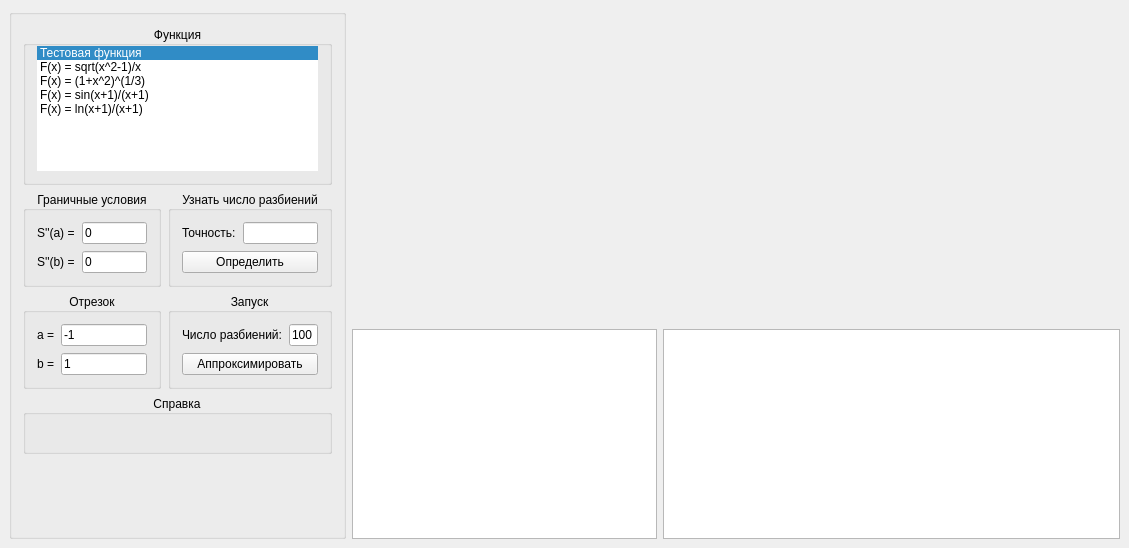
<?xml version="1.0" encoding="UTF-8"?>
<ui version="4.0">
    <class>MainWindow</class>
    <widget class="QMainWindow" name="MainWindow">
        <property name="geometry">
            <rect>
                <x>0</x>
                <y>0</y>
                <width>1129</width>
                <height>548</height>
            </rect>
        </property>
        <widget class="QWidget" name="centralwidget">
            <layout class="QHBoxLayout" name="horizontalLayout_2" stretch="10,90">
                <item>
                    <widget class="QFrame" name="horizontalFrame_2">
                        <layout class="QVBoxLayout" name="verticalLayout">
                            <property name="spacing">
                                <number>0</number>
                            </property>
                            <property name="leftMargin">
                                <number>0</number>
                            </property>
                            <property name="topMargin">
                                <number>0</number>
                            </property>
                            <property name="rightMargin">
                                <number>0</number>
                            </property>
                            <property name="bottomMargin">
                                <number>0</number>
                            </property>
                            <item>
                                <widget class="QGroupBox" name="gridGroupBox_2">
                                    <property name="sizePolicy">
                                        <sizepolicy hsizetype="Preferred" vsizetype="Preferred">
                                            <horstretch>0</horstretch>
                                            <verstretch>0</verstretch>
                                        </sizepolicy>
                                    </property>
                                    <property name="maximumSize">
                                        <size>
                                            <width>16777215</width>
                                            <height>16777215</height>
                                        </size>
                                    </property>
                                    <layout class="QGridLayout">
                                        <property name="leftMargin">
                                            <number>11</number>
                                        </property>
                                        <property name="topMargin">
                                            <number>11</number>
                                        </property>
                                        <property name="rightMargin">
                                            <number>11</number>
                                        </property>
                                        <property name="bottomMargin">
                                            <number>11</number>
                                        </property>
                                        <property name="horizontalSpacing">
                                            <number>7</number>
                                        </property>
                                        <item row="1" column="1">
                                            <widget class="QGroupBox" name="BorderGroupBox">
                                                <property name="title">
                                                    <string>Граничные условия</string>
                                                </property>
                                                <property name="alignment">
                                                    <set>Qt::AlignCenter</set>
                                                </property>
                                                <layout class="QFormLayout" name="formLayout">
                                                    <property name="horizontalSpacing">
                                                        <number>7</number>
                                                    </property>
                                                    <property name="verticalSpacing">
                                                        <number>7</number>
                                                    </property>
                                                    <property name="leftMargin">
                                                        <number>11</number>
                                                    </property>
                                                    <property name="topMargin">
                                                        <number>11</number>
                                                    </property>
                                                    <property name="rightMargin">
                                                        <number>11</number>
                                                    </property>
                                                    <property name="bottomMargin">
                                                        <number>11</number>
                                                    </property>
                                                    <item row="0" column="0">
                                                        <widget class="QLabel" name="label">
                                                            <property name="text">
                                                                <string>S''(a) =</string>
                                                            </property>
                                                        </widget>
                                                    </item>
                                                    <item row="0" column="1">
                                                        <widget class="QLineEdit" name="lineSa">
                                                            <property name="text">
                                                                <string>0</string>
                                                            </property>
                                                        </widget>
                                                    </item>
                                                    <item row="1" column="0">
                                                        <widget class="QLabel" name="label_2">
                                                            <property name="text">
                                                                <string>S''(b) =</string>
                                                            </property>
                                                        </widget>
                                                    </item>
                                                    <item row="1" column="1">
                                                        <widget class="QLineEdit" name="lineSb">
                                                            <property name="text">
                                                                <string>0</string>
                                                            </property>
                                                        </widget>
                                                    </item>
                                                </layout>
                                            </widget>
                                        </item>
                                        <item row="2" column="2">
                                            <widget class="QGroupBox" name="gridGroupBox_3">
                                                <property name="title">
                                                    <string>Запуск</string>
                                                </property>
                                                <property name="alignment">
                                                    <set>Qt::AlignCenter</set>
                                                </property>
                                                <layout class="QFormLayout" name="formLayout_2">
                                                    <property name="horizontalSpacing">
                                                        <number>7</number>
                                                    </property>
                                                    <property name="verticalSpacing">
                                                        <number>7</number>
                                                    </property>
                                                    <property name="leftMargin">
                                                        <number>11</number>
                                                    </property>
                                                    <property name="topMargin">
                                                        <number>11</number>
                                                    </property>
                                                    <property name="rightMargin">
                                                        <number>11</number>
                                                    </property>
                                                    <property name="bottomMargin">
                                                        <number>11</number>
                                                    </property>
                                                    <item row="0" column="1">
                                                        <widget class="QLineEdit" name="lineEditSplitNum">
                                                            <property name="text">
                                                                <string>100</string>
                                                            </property>
                                                        </widget>
                                                    </item>
                                                    <item row="1" column="0" colspan="2">
                                                        <widget class="QPushButton" name="PushApproximate">
                                                            <property name="text">
                                                                <string>Аппроксимировать</string>
                                                            </property>
                                                        </widget>
                                                    </item>
                                                    <item row="0" column="0">
                                                        <widget class="QLabel" name="label11">
                                                            <property name="text">
                                                                <string>Число разбиений:</string>
                                                            </property>
                                                        </widget>
                                                    </item>
                                                </layout>
                                            </widget>
                                        </item>
                                        <item row="0" column="1" colspan="2">
                                            <widget class="QGroupBox" name="FungListGroupBox">
                                                <property name="sizePolicy">
                                                    <sizepolicy hsizetype="Preferred" vsizetype="Preferred">
                                                        <horstretch>0</horstretch>
                                                        <verstretch>0</verstretch>
                                                    </sizepolicy>
                                                </property>
                                                <property name="title">
                                                    <string>Функция</string>
                                                </property>
                                                <property name="alignment">
                                                    <set>Qt::AlignCenter</set>
                                                </property>
                                                <layout class="QVBoxLayout" name="verticalLayout_2">
                                                    <property name="spacing">
                                                        <number>0</number>
                                                    </property>
                                                    <property name="leftMargin">
                                                        <number>11</number>
                                                    </property>
                                                    <property name="topMargin">
                                                        <number>0</number>
                                                    </property>
                                                    <property name="rightMargin">
                                                        <number>11</number>
                                                    </property>
                                                    <property name="bottomMargin">
                                                        <number>11</number>
                                                    </property>
                                                    <item>
                                                        <widget class="QListWidget" name="FuncList">
                                                            <property name="sizePolicy">
                                                                <sizepolicy hsizetype="Preferred" vsizetype="Fixed">
                                                                    <horstretch>0</horstretch>
                                                                    <verstretch>0</verstretch>
                                                                </sizepolicy>
                                                            </property>
                                                            <property name="minimumSize">
                                                                <size>
                                                                    <width>0</width>
                                                                    <height>10</height>
                                                                </size>
                                                            </property>
                                                            <property name="maximumSize">
                                                                <size>
                                                                    <width>16777215</width>
                                                                    <height>125</height>
                                                                </size>
                                                            </property>
                                                            <property name="frameShape">
                                                                <enum>QFrame::NoFrame</enum>
                                                            </property>
                                                            <property name="editTriggers">
                                                                <set>QAbstractItemView::NoEditTriggers</set>
                                                            </property>
                                                            <property name="currentRow">
                                                                <number>0</number>
                                                            </property>
                                                            <item>
                                                                <property name="text">
                                                                    <string>Тестовая функция</string>
                                                                </property>
                                                            </item>
                                                            <item>
                                                                <property name="text">
                                                                    <string>F(x) = sqrt(x^2-1)/x</string>
                                                                </property>
                                                            </item>
                                                            <item>
                                                                <property name="text">
                                                                    <string>F(x) = (1+x^2)^(1/3)</string>
                                                                </property>
                                                            </item>
                                                            <item>
                                                                <property name="text">
                                                                    <string>F(x) = sin(x+1)/(x+1)</string>
                                                                </property>
                                                            </item>
                                                            <item>
                                                                <property name="text">
                                                                    <string>F(x) = ln(x+1)/(x+1)</string>
                                                                </property>
                                                                <property name="font">
                                                                    <font>
                                                                        <strikeout>false</strikeout>
                                                                    </font>
                                                                </property>
                                                                <property name="flags">
                                                                    <set>
                                                                        ItemIsSelectable|ItemIsUserCheckable|ItemIsEnabled
                                                                    </set>
                                                                </property>
                                                            </item>
                                                        </widget>
                                                    </item>
                                                </layout>
                                            </widget>
                                        </item>
                                        <item row="2" column="1">
                                            <widget class="QGroupBox" name="groupBox">
                                                <property name="title">
                                                    <string>Отрезок</string>
                                                </property>
                                                <property name="alignment">
                                                    <set>Qt::AlignCenter</set>
                                                </property>
                                                <layout class="QGridLayout" name="gridLayout_3">
                                                    <property name="leftMargin">
                                                        <number>11</number>
                                                    </property>
                                                    <property name="topMargin">
                                                        <number>11</number>
                                                    </property>
                                                    <property name="rightMargin">
                                                        <number>11</number>
                                                    </property>
                                                    <property name="bottomMargin">
                                                        <number>11</number>
                                                    </property>
                                                    <property name="spacing">
                                                        <number>7</number>
                                                    </property>
                                                    <item row="0" column="0">
                                                        <widget class="QLabel" name="label_6">
                                                            <property name="text">
                                                                <string>a =</string>
                                                            </property>
                                                        </widget>
                                                    </item>
                                                    <item row="0" column="1">
                                                        <widget class="QLineEdit" name="lineA">
                                                            <property name="text">
                                                                <string>-1</string>
                                                            </property>
                                                        </widget>
                                                    </item>
                                                    <item row="1" column="0">
                                                        <widget class="QLabel" name="label_7">
                                                            <property name="text">
                                                                <string>b =</string>
                                                            </property>
                                                        </widget>
                                                    </item>
                                                    <item row="1" column="1">
                                                        <widget class="QLineEdit" name="lineB">
                                                            <property name="text">
                                                                <string>1</string>
                                                            </property>
                                                        </widget>
                                                    </item>
                                                </layout>
                                            </widget>
                                        </item>
                                        <item row="1" column="2">
                                            <widget class="QGroupBox" name="gridGroupBox_6">
                                                <property name="title">
                                                    <string>Узнать число разбиений</string>
                                                </property>
                                                <property name="alignment">
                                                    <set>Qt::AlignCenter</set>
                                                </property>
                                                <layout class="QFormLayout" name="formLayout_3">
                                                    <property name="horizontalSpacing">
                                                        <number>7</number>
                                                    </property>
                                                    <property name="verticalSpacing">
                                                        <number>7</number>
                                                    </property>
                                                    <property name="leftMargin">
                                                        <number>11</number>
                                                    </property>
                                                    <property name="topMargin">
                                                        <number>11</number>
                                                    </property>
                                                    <property name="rightMargin">
                                                        <number>11</number>
                                                    </property>
                                                    <property name="bottomMargin">
                                                        <number>11</number>
                                                    </property>
                                                    <item row="0" column="0">
                                                        <widget class="QLabel" name="label_4">
                                                            <property name="text">
                                                                <string>Точность:</string>
                                                            </property>
                                                        </widget>
                                                    </item>
                                                    <item row="0" column="1">
                                                        <widget class="QLineEdit" name="lineEdit"/>
                                                    </item>
                                                    <item row="1" column="0" colspan="2">
                                                        <widget class="QPushButton" name="pushButton">
                                                            <property name="text">
                                                                <string>Определить</string>
                                                            </property>
                                                        </widget>
                                                    </item>
                                                </layout>
                                            </widget>
                                        </item>
                                        <item row="4" column="1" colspan="2">
                                            <widget class="QGroupBox" name="gridGroupBox_4">
                                                <property name="title">
                                                    <string>Справка</string>
                                                </property>
                                                <property name="alignment">
                                                    <set>Qt::AlignCenter</set>
                                                </property>
                                                <layout class="QGridLayout" name="gridLayout_6">
                                                    <property name="leftMargin">
                                                        <number>11</number>
                                                    </property>
                                                    <property name="topMargin">
                                                        <number>11</number>
                                                    </property>
                                                    <property name="rightMargin">
                                                        <number>11</number>
                                                    </property>
                                                    <property name="bottomMargin">
                                                        <number>11</number>
                                                    </property>
                                                    <property name="spacing">
                                                        <number>7</number>
                                                    </property>
                                                    <item row="2" column="0">
                                                        <widget class="QLabel" name="reference">
                                                            <property name="text">
                                                                <string/>
                                                            </property>
                                                            <property name="alignment">
                                                                <set>Qt::AlignLeading|Qt::AlignLeft|Qt::AlignTop</set>
                                                            </property>
                                                        </widget>
                                                    </item>
                                                </layout>
                                            </widget>
                                        </item>
                                        <item row="5" column="1" colspan="2">
                                            <spacer name="verticalSpacer">
                                                <property name="orientation">
                                                    <enum>Qt::Vertical</enum>
                                                </property>
                                                <property name="sizeHint" stdset="0">
                                                    <size>
                                                        <width>20</width>
                                                        <height>40</height>
                                                    </size>
                                                </property>
                                            </spacer>
                                        </item>
                                    </layout>
                                </widget>
                            </item>
                        </layout>
                    </widget>
                </item>
                <item>
                    <widget class="QFrame" name="horizontalFrame">
                        <layout class="QVBoxLayout" name="verticalLayout_4" stretch="60,40">
                            <property name="leftMargin">
                                <number>0</number>
                            </property>
                            <property name="topMargin">
                                <number>0</number>
                            </property>
                            <property name="rightMargin">
                                <number>0</number>
                            </property>
                            <property name="bottomMargin">
                                <number>0</number>
                            </property>
                            <item>
                                <layout class="QHBoxLayout" name="horizontalLayout_3">
                                    <property name="spacing">
                                        <number>7</number>
                                    </property>
                                    <item>
                                        <widget class="QCustomPlot" name="graphF" native="true"/>
                                    </item>
                                    <item>
                                        <widget class="QCustomPlot" name="graphdF" native="true"/>
                                    </item>
                                    <item>
                                        <widget class="QCustomPlot" name="graphddF" native="true"/>
                                    </item>
                                </layout>
                            </item>
                            <item>
                                <layout class="QHBoxLayout" name="horizontalLayout" stretch="40,60">
                                    <item>
                                        <widget class="QTableWidget" name="tableCoef">
                                            <property name="editTriggers">
                                                <set>QAbstractItemView::NoEditTriggers</set>
                                            </property>
                                            <property name="alternatingRowColors">
                                                <bool>true</bool>
                                            </property>
                                        </widget>
                                    </item>
                                    <item>
                                        <widget class="QTableWidget" name="tableData">
                                            <property name="editTriggers">
                                                <set>QAbstractItemView::NoEditTriggers</set>
                                            </property>
                                            <property name="alternatingRowColors">
                                                <bool>true</bool>
                                            </property>
                                        </widget>
                                    </item>
                                </layout>
                            </item>
                        </layout>
                    </widget>
                </item>
            </layout>
        </widget>
    </widget>
    <customwidgets>
        <customwidget>
            <class>QCustomPlot</class>
            <extends>QWidget</extends>
            <header>qcustomplot.h</header>
            <container>1</container>
        </customwidget>
    </customwidgets>
    <resources/>
    <connections/>
</ui>
